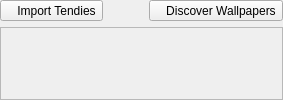
         <widget class="QWidget" name="tendiesPage">
          <layout class="QVBoxLayout" name="verticalLayout_3">
           <property name="leftMargin">
            <number>0</number>
           </property>
           <property name="topMargin">
            <number>0</number>
           </property>
           <property name="rightMargin">
            <number>0</number>
           </property>
           <property name="bottomMargin">
            <number>0</number>
           </property>
           <item>
            <widget class="QWidget" name="tendiesTopBtns" native="true">
             <layout class="QHBoxLayout" name="horizontalLayout_3">
              <property name="leftMargin">
               <number>0</number>
              </property>
              <property name="topMargin">
               <number>0</number>
              </property>
              <property name="rightMargin">
               <number>0</number>
              </property>
              <property name="bottomMargin">
               <number>0</number>
              </property>
              <item>
               <widget class="QToolButton" name="importTendiesBtn">
                <property name="text">
                 <string>   Import Tendies</string>
                </property>
                <property name="icon">
                 <iconset resource="resources.qrc">
                  <normaloff>:/icon/import.svg</normaloff>:/icon/import.svg</iconset>
                </property>
                <property name="toolButtonStyle">
                 <enum>Qt::ToolButtonTextBesideIcon</enum>
                </property>
               </widget>
              </item>
              <item>
               <spacer name="horizontalSpacer">
                <property name="orientation">
                 <enum>Qt::Horizontal</enum>
                </property>
                <property name="sizeHint" stdset="0">
                 <size>
                  <width>40</width>
                  <height>20</height>
                 </size>
                </property>
               </spacer>
              </item>
              <item>
               <widget class="QToolButton" name="exploreBtn">
                <property name="text">
                 <string>   Discover Wallpapers</string>
                </property>
                <property name="icon">
                 <iconset resource="resources.qrc">
                  <normaloff>:/icon/globe.svg</normaloff>:/icon/globe.svg</iconset>
                </property>
                <property name="iconSize">
                 <size>
                  <width>16</width>
                  <height>16</height>
                 </size>
                </property>
                <property name="toolButtonStyle">
                 <enum>Qt::ToolButtonTextBesideIcon</enum>
                </property>
               </widget>
              </item>
             </layout>
            </widget>
           </item>
           <item>
            <widget class="QScrollArea" name="tendiesScrollArea">
             <property name="widgetResizable">
              <bool>true</bool>
             </property>
             <widget class="QWidget" name="tendiesFileList">
              <property name="geometry">
               <rect>
                <x>0</x>
                <y>0</y>
                <width>924</width>
                <height>330</height>
               </rect>
              </property>
             </widget>
            </widget>
           </item>
          </layout>
         </widget>
